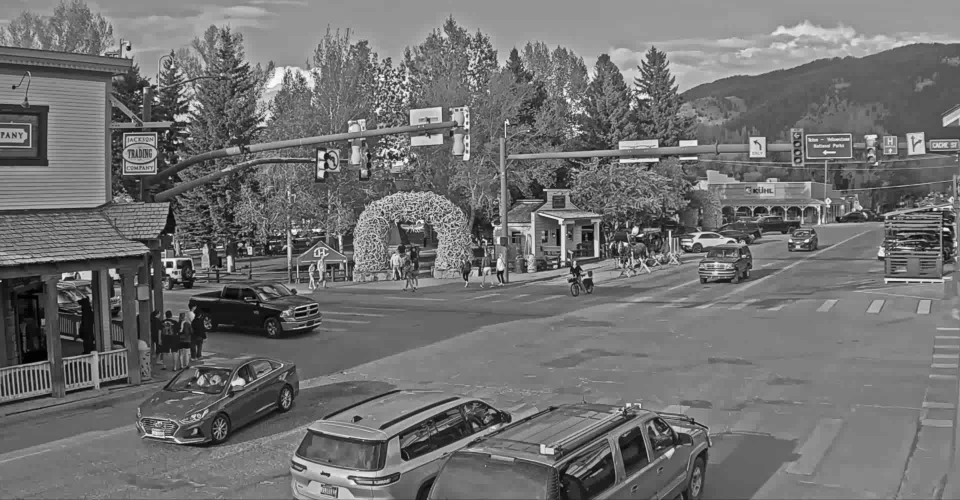
#> input picture camera_templates/camera_a_day.png, 1920 x 1000 px (shown at 1/2 size)
$ python video.py
#> lines starting #> are read from the running program, lines starting #| are printed output that depends on the picture
import cv2 as cv
import matplotlib.pyplot as plt
import numpy as np
from ultralytics import YOLO
from tqdm import tqdm

# The original shape was 1920x1000
# Change this if you want to use a different resolution.
FRAME_WIDTH = 1920
FRAME_HEIGHT = 1000

YOLO_IMWIDTH = 1920
YOLO_IMHEIGHT = 1024

CAMERA_A_TEMPLATE_DAY = cv.imread("camera_templates/camera_a_day.png")
#> CAMERA_A_TEMPLATE_DAY is the input picture: shape (1000, 1920, 3); min 0, max 255, mean 112.8
CAMERA_B_TEMPLATE_DAY = cv.imread("camera_templates/camera_b_day.png")
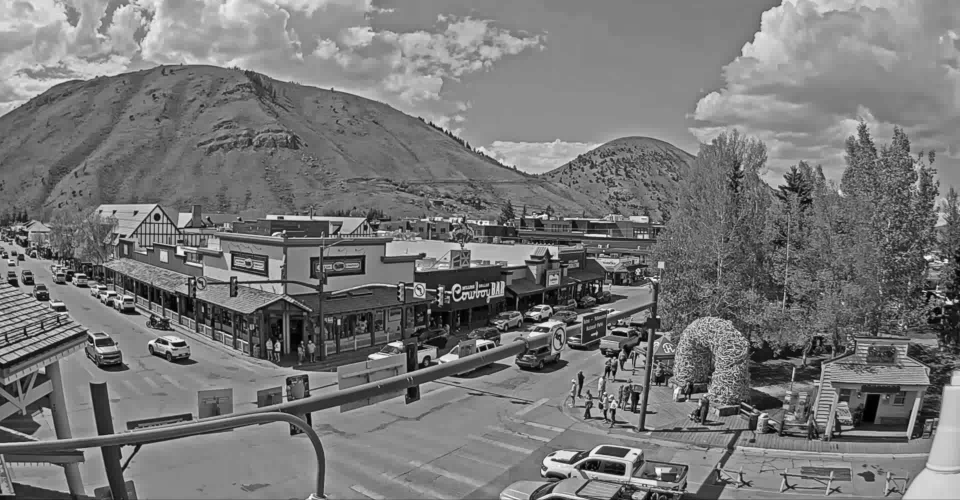
#> input picture camera_templates/camera_b_day.png, 960 x 500 px
#> CAMERA_B_TEMPLATE_DAY is the input picture: shape (500, 960, 3); min 0, max 252, mean 119.3
CAMERA_C_TEMPLATE_DAY = cv.imread("camera_templates/camera_c_day.png")
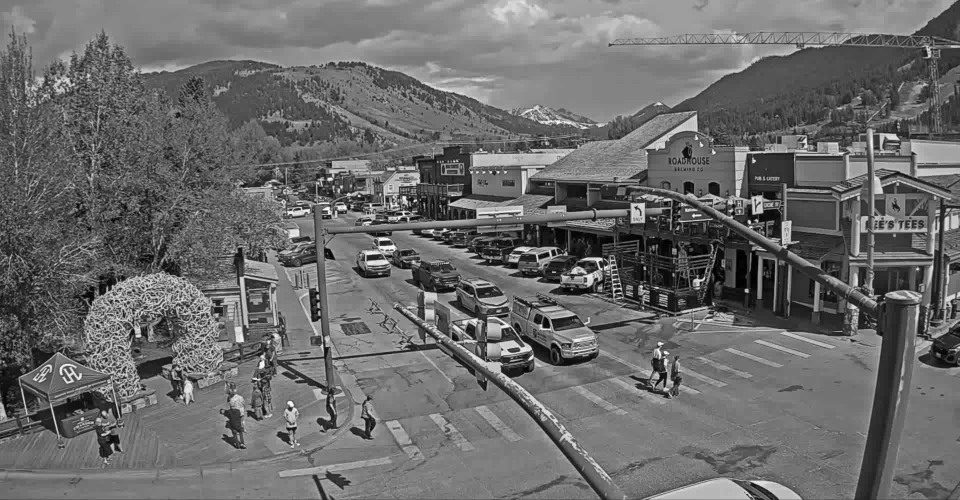
#> input picture camera_templates/camera_c_day.png, 1920 x 1000 px (shown at 1/2 size)
#> CAMERA_C_TEMPLATE_DAY is the input picture: shape (1000, 1920, 3); min 0, max 255, mean 107.3

CAMERA_A_TEMPLATE_NIGHT = cv.imread("camera_templates/camera_a_night.png")
CAMERA_B_TEMPLATE_NIGHT = cv.imread("camera_templates/camera_b_night.png")
CAMERA_C_TEMPLATE_NIGHT = cv.imread("camera_templates/camera_c_night.png")

#> (the run stopped early here; a loop or call above may not have finished)
